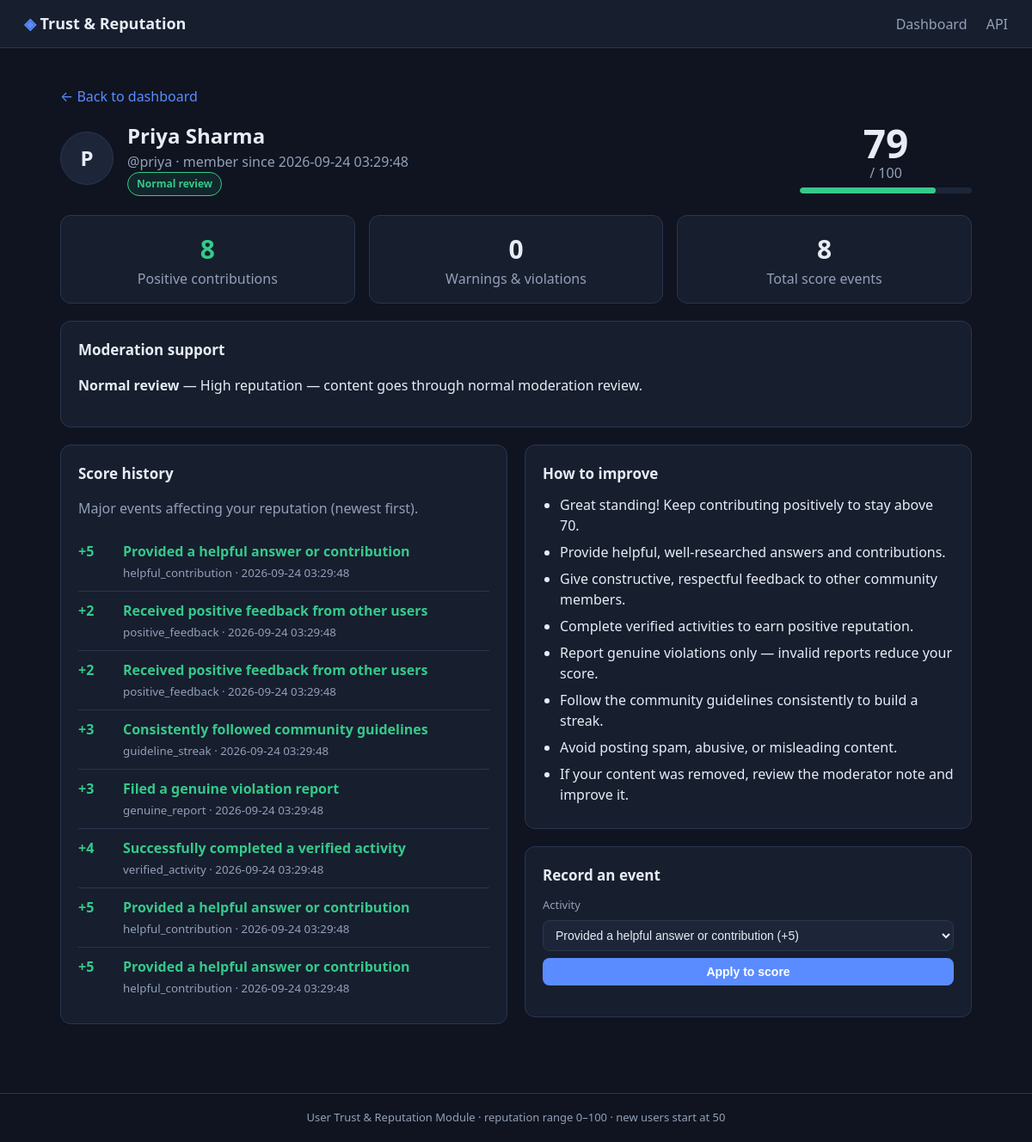
The page /users/2 on the database its author committed.
### tables this page shows
CREATE TABLE users (
    id           INTEGER PRIMARY KEY AUTOINCREMENT,
    username     TEXT NOT NULL UNIQUE,
    display_name TEXT NOT NULL,
    score        INTEGER NOT NULL DEFAULT 50,
    created_at   TEXT NOT NULL DEFAULT (datetime('now'))
);

CREATE TABLE events (
    id          INTEGER PRIMARY KEY AUTOINCREMENT,
    user_id     INTEGER NOT NULL REFERENCES users(id) ON DELETE CASCADE,
    type        TEXT NOT NULL,
    category    TEXT NOT NULL CHECK (category IN ('positive', 'violation')),
    description TEXT NOT NULL,
    points      INTEGER NOT NULL,
    created_at  TEXT NOT NULL DEFAULT (datetime('now'))
);

### app.py (the view)
@app.route("/users/<int:user_id>")
def user_page(user_id):
    user = db.get_user(user_id)
    if user is None:
        return render_template("not_found.html"), 404
    return render_template(
        "user.html", profile=user_profile(user), event_types=rep.EVENT_TYPES
    )

### app.py (called while the page is built)
def user_profile(user):
    events = db.list_events(user["id"])
    positive, violations = rep.summarize_events(events)
    tier = rep.moderation_tier(
        user["score"],
        violation_count=len(violations),
        repeated_violations=db.count_repeated_violations(user["id"]),
    )
    return {
        **user,
        "tier": tier,
        "events": events,
        "positive_contributions": positive,
        "violations": violations,
        "violation_count": len(violations),
        "counts": db.event_counts(user["id"]),
        "tips": rep.improvement_tips(user["score"], len(violations)),
        "score_min": rep.MIN_SCORE,
        "score_max": rep.MAX_SCORE,
    }

### database.py (called while the page is built)
def get_connection():
    conn = sqlite3.connect(DB_PATH)
    conn.row_factory = sqlite3.Row
    conn.execute("PRAGMA foreign_keys = ON")
    return conn

def row_to_dict(row):
    return dict(row) if row is not None else None

def get_user(user_id):
    with get_connection() as conn:
        return row_to_dict(conn.execute(
            "SELECT * FROM users WHERE id = ?", (user_id,)
        ).fetchone())

def list_events(user_id, limit=100):
    with get_connection() as conn:
        return [dict(r) for r in conn.execute(
            """SELECT * FROM events WHERE user_id = ?
               ORDER BY datetime(created_at) DESC, id DESC LIMIT ?""",
            (user_id, limit),
        ).fetchall()]

def count_repeated_violations(user_id):
    with get_connection() as conn:
        row = conn.execute(
            "SELECT COUNT(*) AS n FROM events WHERE user_id = ? AND type = 'repeated_violation'",
            (user_id,),
        ).fetchone()
        return row["n"]

def event_counts(user_id):
    with get_connection() as conn:
        rows = conn.execute(
            "SELECT type, COUNT(*) AS n FROM events WHERE user_id = ? GROUP BY type",
            (user_id,),
        ).fetchall()
        return {r["type"]: r["n"] for r in rows}

### reputation.py (called while the page is built)
def clamp(score):
    return max(MIN_SCORE, min(MAX_SCORE, int(score)))

def moderation_tier(score, violation_count=0, repeated_violations=0):
    score = clamp(score)
    if score >= 70 and repeated_violations == 0:
        key = "normal"
    elif score >= 40 and repeated_violations < 2:
        key = "monitor"
    else:
        key = "restricted"
    tier = dict(MODERATION_TIERS[key])
    tier["score"] = score
    tier["violation_count"] = violation_count
    tier["repeated_violations"] = repeated_violations
    return tier

### templates/user.html (shortened to what this page needs)
{% extends "base.html" %}
{% block content %}
<p><a href="{{ url_for('dashboard') }}">← Back to dashboard</a></p>
<section class="hero">
  <div class="user-head">
    <span class="avatar avatar-lg">{{ profile.display_name[0] | upper }}</span>
    <div>
      <h1>{{ profile.display_name }}</h1>
      <p class="muted">@{{ profile.username }} · member since {{ profile.created_at }}</p>
      <span class="tier-badge tier-{{ profile.tier.key }}">{{ profile.tier.label }}</span>
    </div>
  </div>
  <div class="score-ring">
    <div class="score-value">{{ profile.score }}</div>
    <div class="muted">/ {{ profile.score_max }}</div>
    <div class="bar wide"><div class="bar-fill {{ profile.tier.key }}" style="width: {{ profile.score }}%"></div></div>
  </div>
</section>
<section class="grid-3">
  <div class="stat-card">
    <div class="stat positive">{{ profile.positive_contributions | length }}</div>
    <div class="muted">Positive contributions</div>
  </div>
  <div class="stat-card">
    <div class="stat {% if profile.violations %}negative{% endif %}">{{ profile.violations | length }}</div>
    <div class="muted">Warnings &amp; violations</div>
  </div>
  <div class="stat-card">
    <div class="stat">{{ profile.events | length }}</div>
    <div class="muted">Total score events</div>
  </div>
</section>
<section class="card">
  <h2>Moderation support</h2>
  <p><strong>{{ profile.tier.label }}</strong> — {{ profile.tier.description }}</p>
</section>
<section class="grid-2">
  <div class="card">
    <h2>Score history</h2>
    <p class="muted">Major events affecting your reputation (newest first).</p>
    <ul class="timeline">
      {% for e in profile.events %}
      <li class="timeline-item {{ e.category }}">
        <span class="points {{ 'positive' if e.points > 0 else 'negative' }}">
          {{ '%+d' % e.points }}
        </span>
        <span>
          <strong>{{ e.description }}</strong><br>
          <small class="muted">{{ e.type }} · {{ e.created_at }}</small>
        </span>
      </li>
      {% else %}
      <li class="muted">No events yet — your score is at its neutral starting value.</li>
      {% endfor %}
    </ul>
  </div>
  <div>
    <div class="card">
      <h2>How to improve</h2>
      <ul class="tips">
        {% for tip in profile.tips %}<li>{{ tip }}</li>{% endfor %}
      </ul>
    </div>
    <div class="card">
      <h2>Record an event</h2>
      <form id="event-form" class="stack-form">
        <label for="event-type">Activity</label>
        <select id="event-type">
          {% for type, (points, category, description) in event_types.items() %}
          <option value="{{ type }}">
            {{ description }} ({{ '%+d' % points }})
          </option>
          {% endfor %}
        </select>
        <button type="submit" class="btn">Apply to score</button>
      </form>
    </div>
  </div>
</section>
{% endblock %}

### static/style.css (style rules this page uses)
:root { --bg: #0f1420; --panel: #171e2e; --panel-2: #1d2639; --border: #2a3550; --text: #e7ecf5; --muted: #93a0b8; --accent: #5b8cff; --positive: #35c98a; --negative: #f26d6d; --normal: #35c98a; --monitor: #f0b429; --restricted: #f26d6d; }
* { box-sizing: border-box; }
body { margin: 0; font-family: "Segoe UI", system-ui, -apple-system, sans-serif; background: var(--bg); color: var(--text); line-height: 1.5; }
a { color: var(--accent); text-decoration: none; }
.muted { color: var(--muted); }
.positive { color: var(--positive); }
.hero { display: flex; justify-content: space-between; align-items: center; gap: 24px; flex-wrap: wrap; margin-bottom: 22px; }
.hero h1 { margin: 0 0 6px; font-size: 26px; }
.hero p { margin: 0; max-width: 640px; }
.card { background: var(--panel); border: 1px solid var(--border); border-radius: 12px; padding: 20px; margin-bottom: 20px; }
.card h2 { margin: 0 0 12px; font-size: 17px; }
.grid-2 { display: grid; grid-template-columns: 1fr 1fr; gap: 20px; }
.grid-3 { display: grid; grid-template-columns: repeat(3, 1fr); gap: 16px; margin-bottom: 20px; }
.avatar { display: inline-flex; align-items: center; justify-content: center; width: 34px; height: 34px; border-radius: 50%; background: var(--panel-2); border: 1px solid var(--border); font-weight: 700; flex: 0 0 auto; }
.avatar-lg { width: 62px; height: 62px; font-size: 24px; }
.bar { height: 7px; background: var(--panel-2); border-radius: 6px; overflow: hidden; margin-top: 5px; }
.bar.wide { width: 200px; }
.bar-fill { height: 100%; border-radius: 6px; transition: width .3s; }
.bar-fill.normal { background: var(--normal); }
.tier-badge { display: inline-block; font-size: 12px; font-weight: 600; padding: 4px 10px; border-radius: 999px; border: 1px solid; white-space: nowrap; }
.tier-normal { color: var(--normal); border-color: var(--normal); background: rgba(53,201,138,.1); }
.btn { display: inline-block; background: var(--accent); color: #fff; border: none; border-radius: 8px; padding: 8px 14px; font-size: 14px; font-weight: 600; cursor: pointer; }
.inline-form input, .stack-form input, .stack-form select { background: var(--panel-2); border: 1px solid var(--border); color: var(--text); border-radius: 8px; padding: 8px 10px; font-size: 14px; }
.stack-form { display: flex; flex-direction: column; gap: 8px; }
.stack-form label { font-size: 13px; color: var(--muted); }
.user-head { display: flex; gap: 16px; align-items: center; }
.user-head h1 { margin: 0; font-size: 24px; }
.score-ring { text-align: center; }
.score-value { font-size: 46px; font-weight: 800; line-height: 1; }
.stat-card { background: var(--panel); border: 1px solid var(--border); border-radius: 12px; padding: 16px; text-align: center; }
.stat { font-size: 30px; font-weight: 800; }
.timeline { list-style: none; margin: 0; padding: 0; }
.timeline-item { display: flex; gap: 12px; padding: 10px 0; border-bottom: 1px solid var(--border); }
.timeline-item:last-child { border-bottom: none; }
.timeline-item .points { font-weight: 700; font-variant-numeric: tabular-nums; min-width: 40px; }
.tips { margin: 0; padding-left: 20px; }
.tips li { margin-bottom: 7px; }

### rows shown on the page
users: display_name "P", display_name "Priya Sharma", username "priya", created_at "2026-09-24 03:29:48", score "79"
events: points "+5", description "Provided a helpful answer or contribution", type "helpful_contribution", created_at "2026-09-24 03:29:48"
events: points "+2", description "Received positive feedback from other users", type "positive_feedback", created_at "2026-09-24 03:29:48"
events: points "+2", description "Received positive feedback from other users", type "positive_feedback", created_at "2026-09-24 03:29:48"
events: points "+3", description "Consistently followed community guidelines", type "guideline_streak", created_at "2026-09-24 03:29:48"
events: points "+3", description "Filed a genuine violation report", type "genuine_report", created_at "2026-09-24 03:29:48"
events: points "+4", description "Successfully completed a verified activity", type "verified_activity", created_at "2026-09-24 03:29:48"
events: points "+5", description "Provided a helpful answer or contribution", type "helpful_contribution", created_at "2026-09-24 03:29:48"
events: points "+5", description "Provided a helpful answer or contribution", type "helpful_contribution", created_at "2026-09-24 03:29:48"

### other values the page prints
{{ profile.tier.label }} "Normal review"
{{ profile.score_max }} "100"
{{ profile.positive_contributions | length }} "8"
{{ profile.violations | length }} "0"
{{ profile.events | length }} "8"
{{ profile.tier.description }} "High reputation — content goes through normal moderation review."
{{ tip }} "Great standing! Keep contributing positively to stay above 70." "Provide helpful, well-researched answers and contributions." "Give constructive, respectful feedback to other community members." "Complete verified activities to earn positive reputation." "Report genuine violations only — invalid reports reduce your score." "Follow the community guidelines consistently to build a streak." "Avoid posting spam, abusive, or misleading content." "If your content was removed, review the moderator note and improve it."
form field value "Provided a helpful answer or contribution (+5)"
